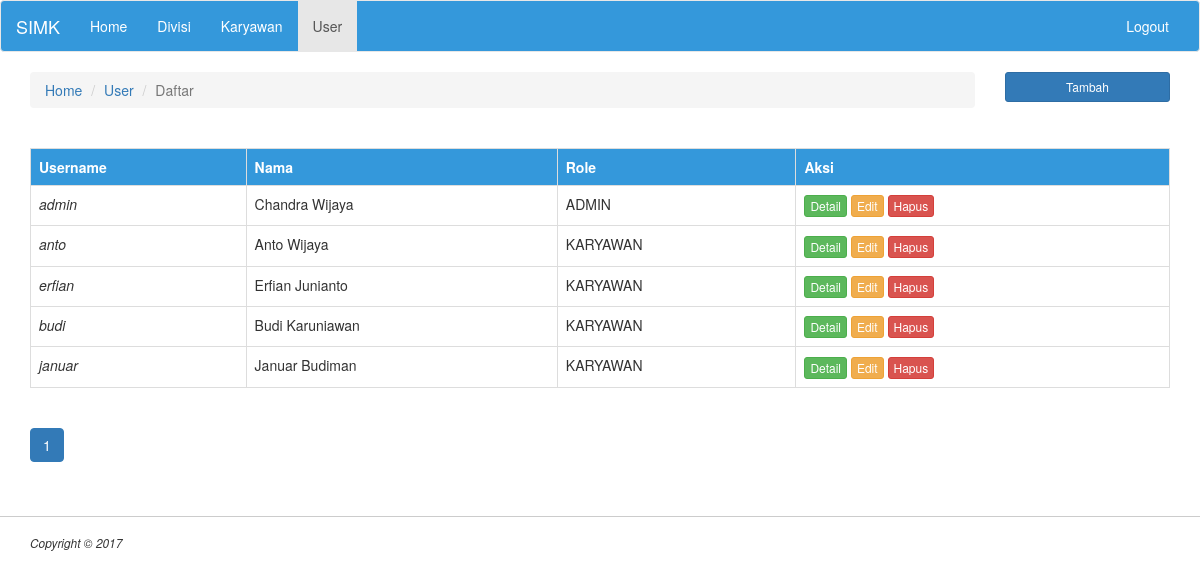
Screenshot of /users/index.php (signed in) with the database file from the repository.
### tables this page shows
CREATE TABLE IF NOT EXISTS `users` (
  `userid` int(11) NOT NULL AUTO_INCREMENT,
  `username` varchar(30) DEFAULT NULL,
  `password` varchar(255) DEFAULT NULL,
  `gambar` varchar(255) DEFAULT NULL,
  `role` enum('ADMIN','KARYAWAN') DEFAULT NULL,
  `karyawanid` int(11) DEFAULT NULL,
  PRIMARY KEY (`userid`),
  KEY `fk_karyawan_user` (`karyawanid`),
  CONSTRAINT `fk_karyawan_user` FOREIGN KEY (`karyawanid`) REFERENCES `karyawan` (`karyawanid`)
);

CREATE TABLE IF NOT EXISTS `karyawan` (
  `karyawanid` int(11) NOT NULL AUTO_INCREMENT,
  `nama` varchar(30) DEFAULT NULL,
  `email` varchar(30) DEFAULT NULL,
  `telpon` varchar(15) DEFAULT NULL,
  `jabatan` varchar(30) DEFAULT NULL,
  `jeniskelamin` enum('L','P') DEFAULT NULL,
  `divisiid` int(11) DEFAULT NULL,
  `tgllahir` date DEFAULT NULL,
  PRIMARY KEY (`karyawanid`),
  KEY `fk_karyawan_divisi` (`divisiid`),
  CONSTRAINT `fk_karyawan_divisi` FOREIGN KEY (`divisiid`) REFERENCES `divisi` (`divisiid`)
);

### konfigurasi/function.php (called while the page is built, shortened)
<?php
function execute_query($con, $query){
	$result = mysqli_query($con, $query) or die (mysqli_error($con));
	return $result;
}

### users/index.php (the view, shortened to what this page needs)
<?php
	include('../fragment/header.php');
	include('../konfigurasi/function.php');
?>
	<?php include('../fragment/menu.php'); ?>
	<div class="row">
		<div class="col-sm-10">
			<ol class="breadcrumb">
			  <li><a href="#">Home</a></li>
			  <li><a href="#">User</a></li>
			  <li class="active">Daftar</li>
			</ol>
		</div>
		<div class="col-sm-2">
			<a href="tambah.php" class="btn btn-sm btn-primary pull-right col-sm-12">Tambah</a>
		</div>
	</div>
	<main>
		<table class="table table-hover" border="1" bordercolor="#ddd">
			<thead>
				<tr>
					<th>Username</th>
					<th>Nama</th>
					<th>Role</th>
					<th>Aksi</th>
				</tr>
			</thead>
			<?php
				$limit = 5;
				if(isset($_GET['page'])){
					$page = $_GET['page'];
				}else{
					$page = 1;
				}
				$start_from = ($page - 1) * $limit;
				$con 	= connect_db();
				$query 	= "SELECT u.*, k.nama FROM users u LEFT JOIN karyawan k ON u.karyawanid = k.karyawanid LIMIT $start_from,$limit";
				$result = execute_query($con, $query);
			?>
			<tbody>
				<?php
					while ($data = mysqli_fetch_array($result)) {
				?>
				<tr>
					<td><i><?=$data['username'];?></i></td>
					<td><?=$data['nama'];?></td>
					<td><?=$data['role'];?></td>
					<td>
						<a href="detail.php?userid=<?=$data['userid'];?>" class="btn btn-xs btn-success"> Detail </a>
						<a href="edit.php?userid=<?=$data['userid'];?>" class="btn btn-xs btn-warning"> Edit </a>
						<a href="hapus.php?userid=<?=$data['userid'];?>" class="btn btn-xs btn-danger"> Hapus </a>
					</td>
				</tr>
				<?php
				}
				?>
			</tbody>
		</table>
		<?php
			$query_total 	= "SELECT * FROM users";
			$result_total 	= execute_query($con, $query_total);
			$total_row 		= mysqli_num_rows($result_total);
			$total_page 	= ceil($total_row / $limit);
		?>
		<nav aria-label="Page navigation">
		  <ul class="pagination">
		    <?php
		    for ($i=1; $i <= $total_page; $i++) {
		    	if($page == $i){
					echo "<li class='active'><a href='index.php?page=".$i."'>".$i."</a></li>";
		    	}else{
		    		echo "<li><a href='index.php?page=".$i."'>".$i."</a></li>";
		    	}
			}
		    ?>
		  </ul>
		</nav>
	</main>
	<?php include('../fragment/footer.php'); ?>

### style/style.css (style rules this page uses)
.table > thead > tr > th { vertical-align: bottom; border-bottom: 1px solid #ddd; background: #3498db; color: #fff; }

### rows the page displays
users: username "admin", karyawanid.nama "Chandra Wijaya", role "ADMIN"
users: username "anto", karyawanid.nama "Anto Wijaya", role "KARYAWAN"
users: username "erfian", karyawanid.nama "Erfian Junianto", role "KARYAWAN"
users: username "budi", karyawanid.nama "Budi Karuniawan", role "KARYAWAN"
users: username "januar", karyawanid.nama "Januar Budiman", role "KARYAWAN"
